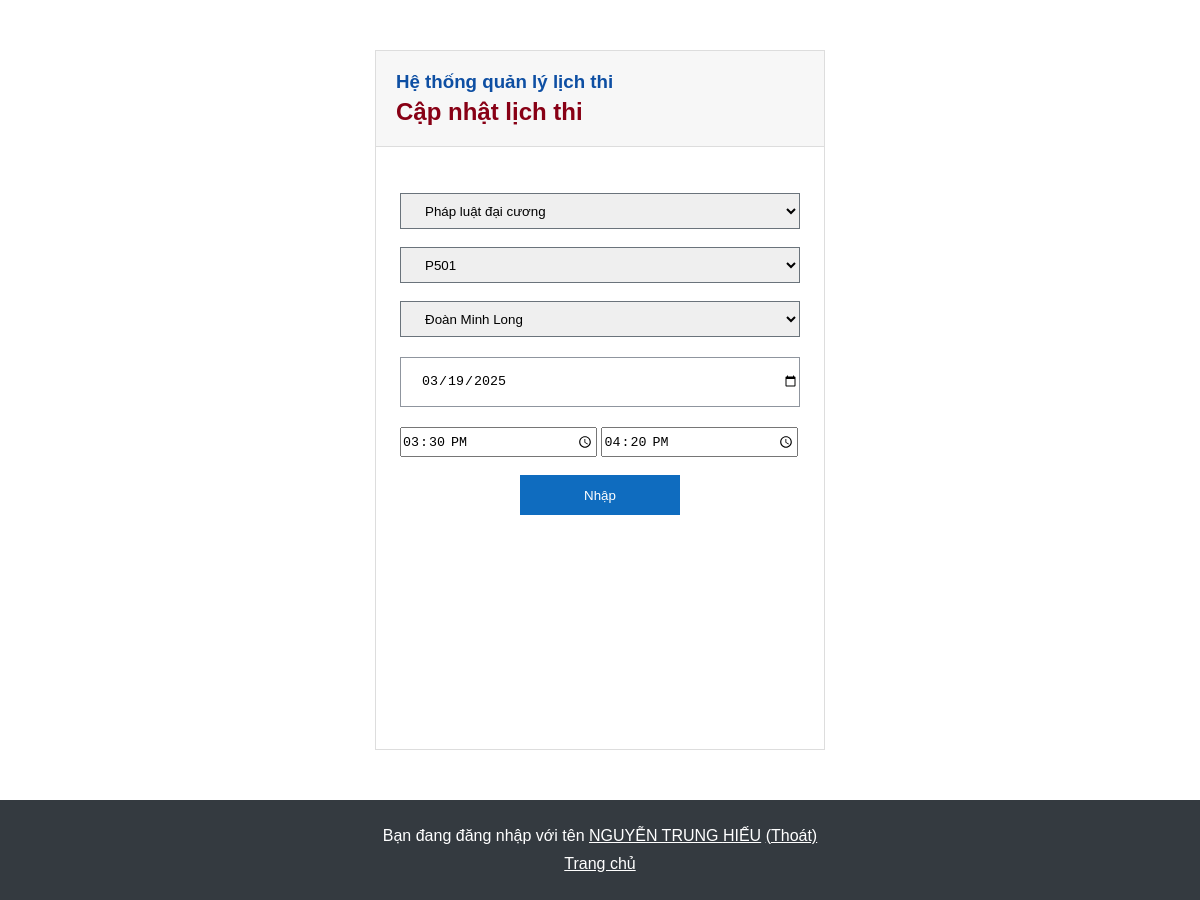
Page /web_manage_schedule_exam/admin/update_schedule.php?ma_lich_thi=1 (signed in) on the earlier database version.
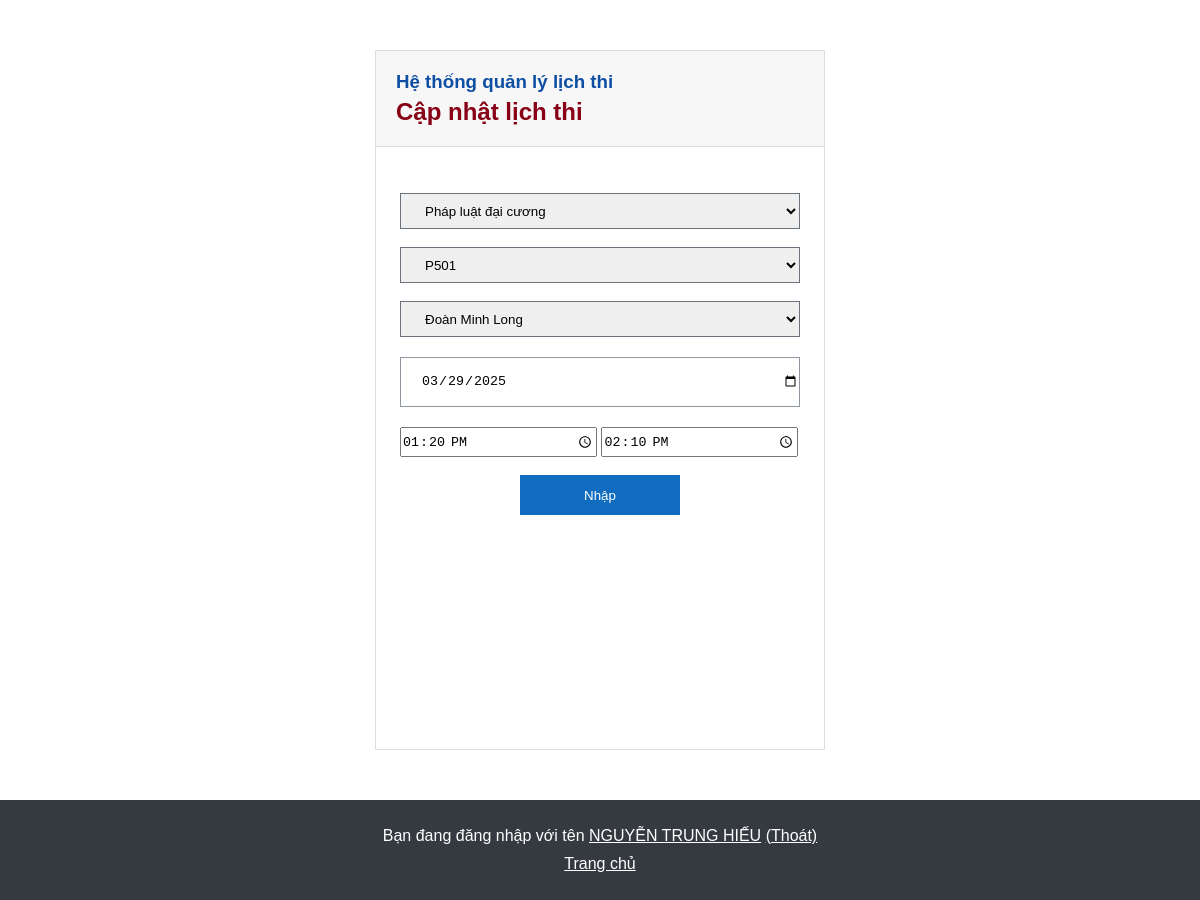
Same page on the later database version.
### tables this page shows
CREATE TABLE `lichthi` (
  `ma_lich_thi` int(11) NOT NULL,
  `ngay_thi` date NOT NULL,
  `gio_bat_dau` time NOT NULL,
  `gio_ket_thuc` time NOT NULL,
  `mgv` int(10) DEFAULT NULL,
  `ma_hoc_phan` int(10) DEFAULT NULL,
  `ma_phong` varchar(10) DEFAULT NULL
);

CREATE TABLE `hocphan` (
  `ma_hoc_phan` int(10) NOT NULL,
  `ten_hoc_phan` varchar(100) NOT NULL,
  `so_tin_chi` int(11) NOT NULL
);

CREATE TABLE `phongthi` (
  `ma_phong` varchar(10) NOT NULL,
  `suc_chua` int(11) NOT NULL
);

CREATE TABLE `giangvien` (
  `mgv` int(10) NOT NULL,
  `ho_dem` varchar(50) NOT NULL,
  `ten` varchar(50) NOT NULL,
  `khoa` varchar(100) NOT NULL,
  `ngay_sinh` date NOT NULL,
  `gioi_tinh` varchar(10) NOT NULL
);

### web_manage_schedule_exam/admin/update_schedule.php (the view, shortened to what this page needs)
<?php
    include('config.php');
    if (isset($_GET['ma_lich_thi'])) {
        $ma_lich_thi = $_GET['ma_lich_thi'];
    }
    $sql_lich_thi = "SELECT * FROM lichthi WHERE ma_lich_thi = '$ma_lich_thi'";
    $result_lich_thi = $conn->query($sql_lich_thi);
    if ($result_lich_thi->num_rows > 0) {
        while($row = $result_lich_thi->fetch_assoc()) {
            $ma_phong = $row["ma_phong"];
            $ma_hoc_phan = $row["ma_hoc_phan"];
            $mgv = $row["mgv"];
            $ngay_thi = $row["ngay_thi"];
            $gio_ket_thuc = $row["gio_ket_thuc"];
            $gio_bat_dau = $row["gio_bat_dau"];
        }
    }
?>
<!DOCTYPE html>
<html lang="vi">
<head>
    <link rel="stylesheet" href="https://cdnjs.cloudflare.com/ajax/libs/font-awesome/6.4.2/css/all.min.css" />
    <link rel="stylesheet" href="manage_add.css">
</head>
<body>
    <div class="container-add">
        <div class="add-logo">
            <h3>Hệ thống quản lý lịch thi</h3>
            <h2>Cập nhật lịch thi</h2>
        </div>
        <form action="" class="add-form" method="post">
            <div class="input-form">
                <br>
                <br>
                <select name="ma_hoc_phan" id="ma_hoc_phan"class="filter">
                    <?php
                        $sql_hoc_phan = "SELECT * FROM hocphan";
                        $result_hoc_phan = $conn->query($sql_hoc_phan);
                        if ($result_hoc_phan->num_rows > 0) {
                            while($row = $result_hoc_phan->fetch_assoc()) {
                                echo '<option value="' . $row['ma_hoc_phan'] . '"' ;
                                if ($row['ma_hoc_phan'] == $ma_hoc_phan) {
                                    echo ' selected';
                                }
                                echo '>' . $row['ten_hoc_phan'] . '</option>';
                            }
                        }
                    ?>
                </select>
                <br>
                <br>
                <select name="ma_phong" id="ma_phong" class="filter">
                    <?php
                        $sql_phong_thi = "SELECT * FROM phongthi";
                        $result_phong_thi = $conn->query($sql_phong_thi);
                        if ($result_phong_thi->num_rows > 0) {
                            while($row = $result_phong_thi->fetch_assoc()) {
                                echo '<option value="' . $row['ma_phong'] . '"' ;
                                if ($row['ma_phong'] == $ma_phong) {
                                    echo ' selected';
                                }
                                echo '>' . $row['ma_phong'] . '</option>';
                            }
                        }
                    ?>
                </select>
                <br>
                <br>
                <select name="mgv" id="mgv"class="filter">
                    <?php
                        $sql_giang_vien = "SELECT * FROM giangvien";
                        $result_giang_vien = $conn->query($sql_giang_vien);
                        if ($result_giang_vien->num_rows > 0) {
                            while($row = $result_giang_vien->fetch_assoc()) {
                                echo '<option value="' . $row['mgv'] . '"' ;
                                if ($row['mgv'] == $mgv) {
                                    echo ' selected';
                                }
                                echo '>' . $row['ho_dem'] . ' ' . $row['ten'] . '</option>';
                            }
                        }
                    ?>
                </select>
                <input type="date" id="ngay_thi" name="ngay_thi" placeholder="Ngày thi" value="<?php echo $ngay_thi; ?>"  required>
            </div>
            <div class="exam-time">
                <input type="time" id="gio_bat_dau" name="gio_bat_dau" placeholder="Giờ bắt đầu" value="<?php echo $gio_bat_dau; ?>" required oninput="exam_time()">
                <input type="time" id="gio_ket_thuc" name="gio_ket_thuc" placeholder="Giờ kết thúc" value="<?php echo $gio_ket_thuc; ?>"  required>
            </div>
            <br>
            <button type="submit">Nhập</button>
        </form>
    </div>
    <?php include('footer.php'); ?>
</body>
</html>

Differences in the rows shown:
changed lichthi "Pháp luật đại cương": ngay_thi "03/19/2025" → "03/29/2025"; gio_bat_dau "15:30:00" → "13:20:00"; gio_ket_thuc "16:20:00" → "14:10:00"
